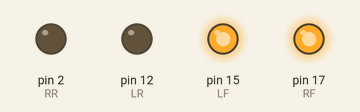
Simulated run of this sketch. Board: Arduino Uno, built with avr-gcc and run on an emulated ATmega328P. Parts: output pins drawn as LEDs (lit = HIGH).

Above: at 1.2 s.
At 3.7 s:
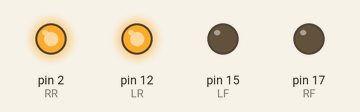
At 6.2 s:
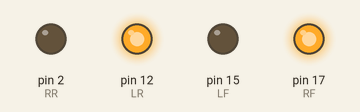
At 8.7 s:
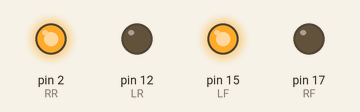
At 11.2 s:
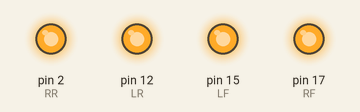
Timing chart, 0 to 16.3 s (numbered marks = the images above):
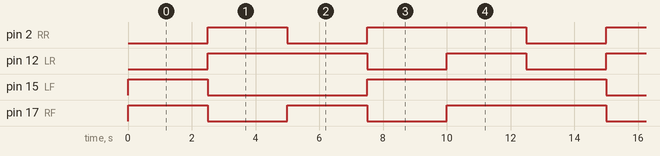

Measured:
- by itself, pin 2 (RR): repeats every 12.5 s: LOW 2.5 s, HIGH 5.0 s, LOW 2.5 s, HIGH 2.5 s
- by itself, pin 12 (LR), pin 17 (RF): repeats every 12.5 s: LOW 2.5 s, HIGH 2.5 s, LOW 2.5 s, HIGH 5.0 s
- by itself, pin 15 (LF): repeats every 12.5 s: LOW 5.0 s, HIGH 7.5 s

The sketch:

Function_Motor.ino
```cpp
int RF = 17;
int RR = 2;
int LF = 15;
int LR = 12;
int sw1 = 16;
int sw2 = 14;

void setup() {
  pinMode(RF, OUTPUT);
  pinMode(RR, OUTPUT);
  pinMode(LF, OUTPUT);
  pinMode(LR, OUTPUT);
}

void loop() {
  Forward();
  delay(2500);
  Backwards();
  delay(2500);
  Left();
  delay(2500);
  Right();
  delay(2500);
  Stop();
  delay(2500);
}
```

Functions.ino
```cpp
void Stop(){
  digitalWrite(RF, HIGH);
  digitalWrite(RR, HIGH);
  digitalWrite(LF, HIGH);
  digitalWrite(LR, HIGH);
}

void Forward(){
  digitalWrite(RF, HIGH);
  digitalWrite(RR, LOW);
  digitalWrite(LF, HIGH);
  digitalWrite(LR, LOW);
}

void Backwards(){
  digitalWrite(RF, LOW);
  digitalWrite(RR, HIGH);
  digitalWrite(LF, LOW);
  digitalWrite(LR, HIGH);
}

void Right(){
  digitalWrite(RF, LOW);
  digitalWrite(RR, HIGH);
  digitalWrite(LF, HIGH);
  digitalWrite(LR, LOW);
}

void Left(){
  digitalWrite(RF, HIGH);
  digitalWrite(RR, LOW);
  digitalWrite(LF, LOW);
  digitalWrite(LR, HIGH);
}

void Stop2(){
  digitalWrite(RF, LOW);
  digitalWrite(RR, LOW);
  digitalWrite(LF, LOW);
  digitalWrite(LR, LOW);
}
```
